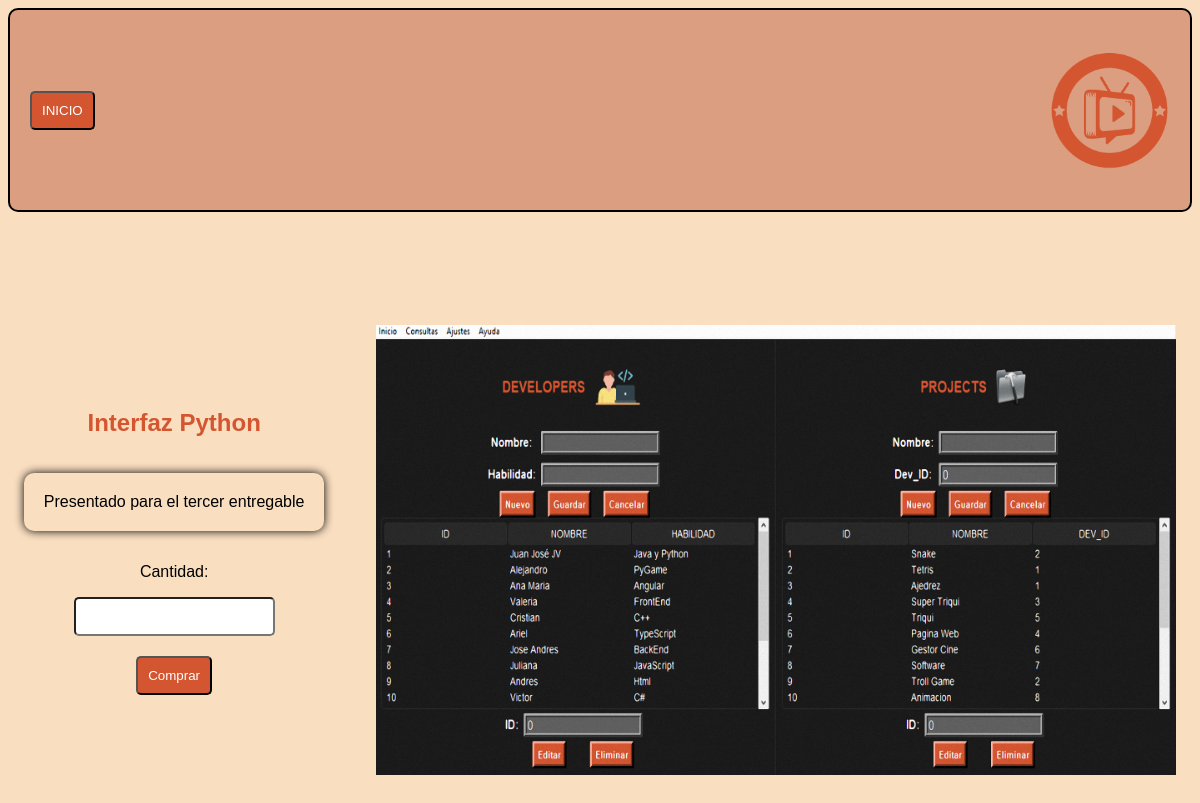
Page /producto/apps/4/ on the committed database.
### Product/models.py (models this page shows)
class categoriaUno(models.Model):
    ID = models.IntegerField(primary_key=True)
    NOMBRE = models.CharField(max_length=50)
    PRECIO = models.FloatField()
    CATEGORIA = models.CharField(max_length=50)
    DESCRIPCION = models.CharField(max_length=500)
    IMG = models.CharField(max_length=50)

### Product/views.py (the view)
# urls.py: path('producto/<str:tabla>/<int:id>/', producto, name="producto"),
def producto(request, tabla, id):
    if tabla == "apps":
        try:
            item = categoriaUno.objects.get(ID=id)
            img = static(item.IMG)
        except:
            return redirect('/categorias/')
    if tabla == "asesorys":
        try:
            item = categoriaDos.objects.get(ID=id)
            img = static(item.IMG)
        except:
            return redirect('/categorias/')
    return render(request, 'producto.html', {
        "nombreProducto":item.NOMBRE,
        "detalleProducto":item.DESCRIPCION,
        "imgProducto":img
    })

### Product/templates/producto.html (shortened to what this page needs)
<!DOCTYPE html>
{% load static %}
<html lang="en">
  <head>
    <link href="{% static 'css/style.css' %}" rel="stylesheet" />
  </head>
  <body>
    <nav>
      <section>
        <a href="{% url 'index' %}"><button>INICIO</button></a>
      </section>
      <img src="{% static 'img/logo.png' %}" width="90" />
    </nav>
    <main id="pagProducto">
      <section id="conProducto">
        <h1>{{ nombreProducto }}</h1>
        <p id="detProducto">{{ detalleProducto }}</p>
        <p>Cantidad:</p>
        <form action="/categorias/">
          <input name="cantidad" type="number" min="1" required />
          <button>Comprar</button>
        </form>
      </section>
      <section>
        <img src="{{ imgProducto }}" width="800" />
      </section>
    </main>
  </body>
</html>

### static/css/style.css (style rules this page uses)
:root { --fondoHeader: #e3af94; --fondoBody: #f9dec0; --fondoNovedades: #f5d3b1; --fondoFooter: #dc9e80; --naranja: #d35631; }
body { background: var(--fondoBody); font-family: "Cascadia", sans-serif; display: grid; grid-template-areas: 'nav' 'header' 'main' ; }
nav { grid-area: nav; display: flex; justify-content: space-between; padding: 20px; border: 2px solid #000; border-radius: 10px; align-items: center; background: var(--fondoFooter); margin-bottom: 20px; min-height: 20vh; }
nav img { width: 10vw; }
button { background: var(--naranja); padding: 10px; color: #fff; border-radius: 5px; cursor: pointer; }
main { grid-area: main; display: flex; justify-content: space-around; align-items: center; }
form { display: flex; flex-direction: column; align-items: center; margin-bottom: 20px; }
h1 { color: var(--naranja); }
input { padding: 10px; outline: none; border-radius: 5px; }
#pagProducto { min-height: 80vh; display: flex; }
#conProducto { display: flex; flex-direction: column; align-items: center; margin-right: 20px; }
#conProducto input { margin-bottom: 20px; }
#detProducto { box-shadow: 0px 0px 10px #000; padding: 20px; border-radius: 10px; }

### rows in the picture
categoriaUno: NOMBRE "Interfaz Python", DESCRIPCION "Presentado para el tercer entregable"
